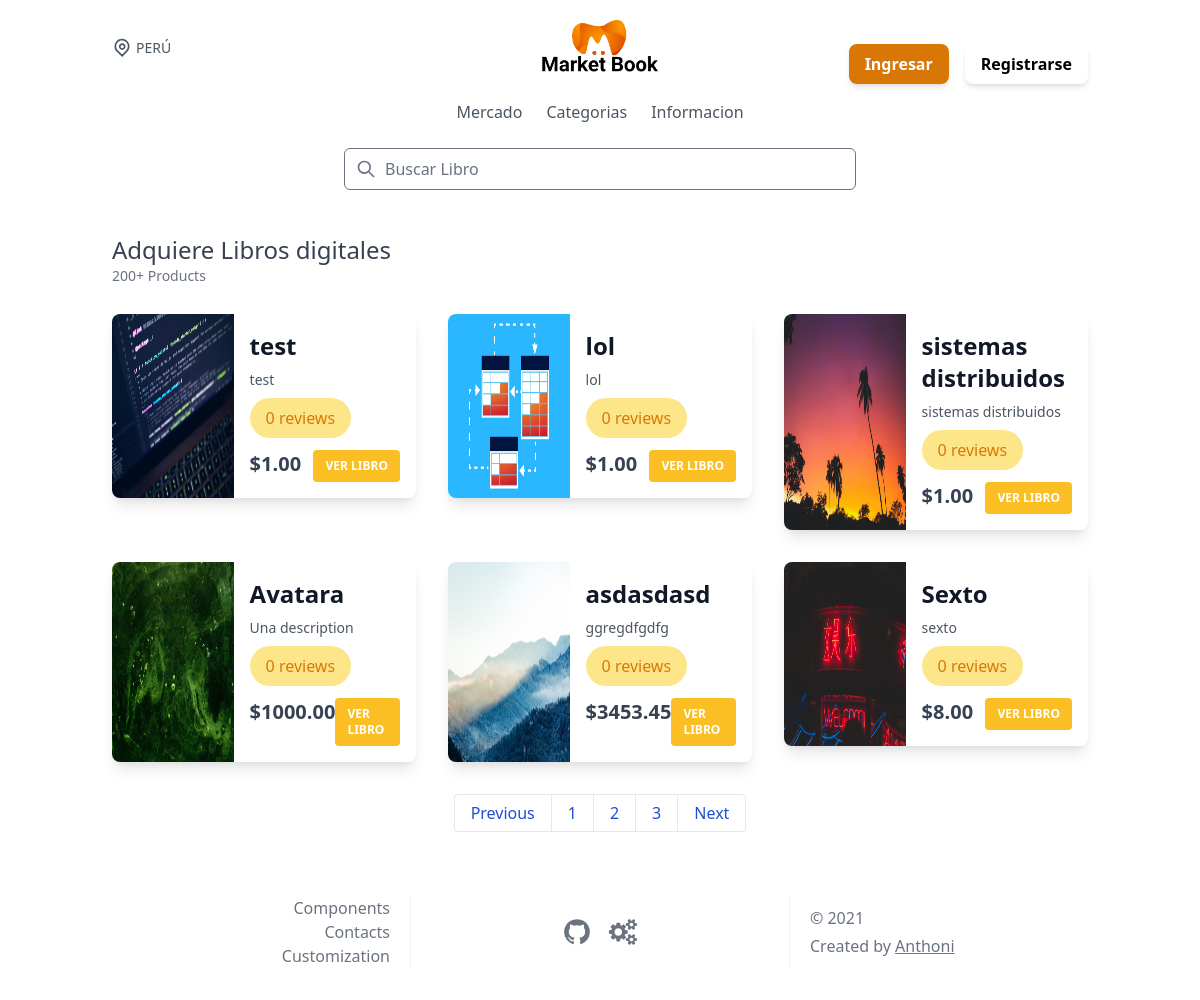
The app's page /, older data.
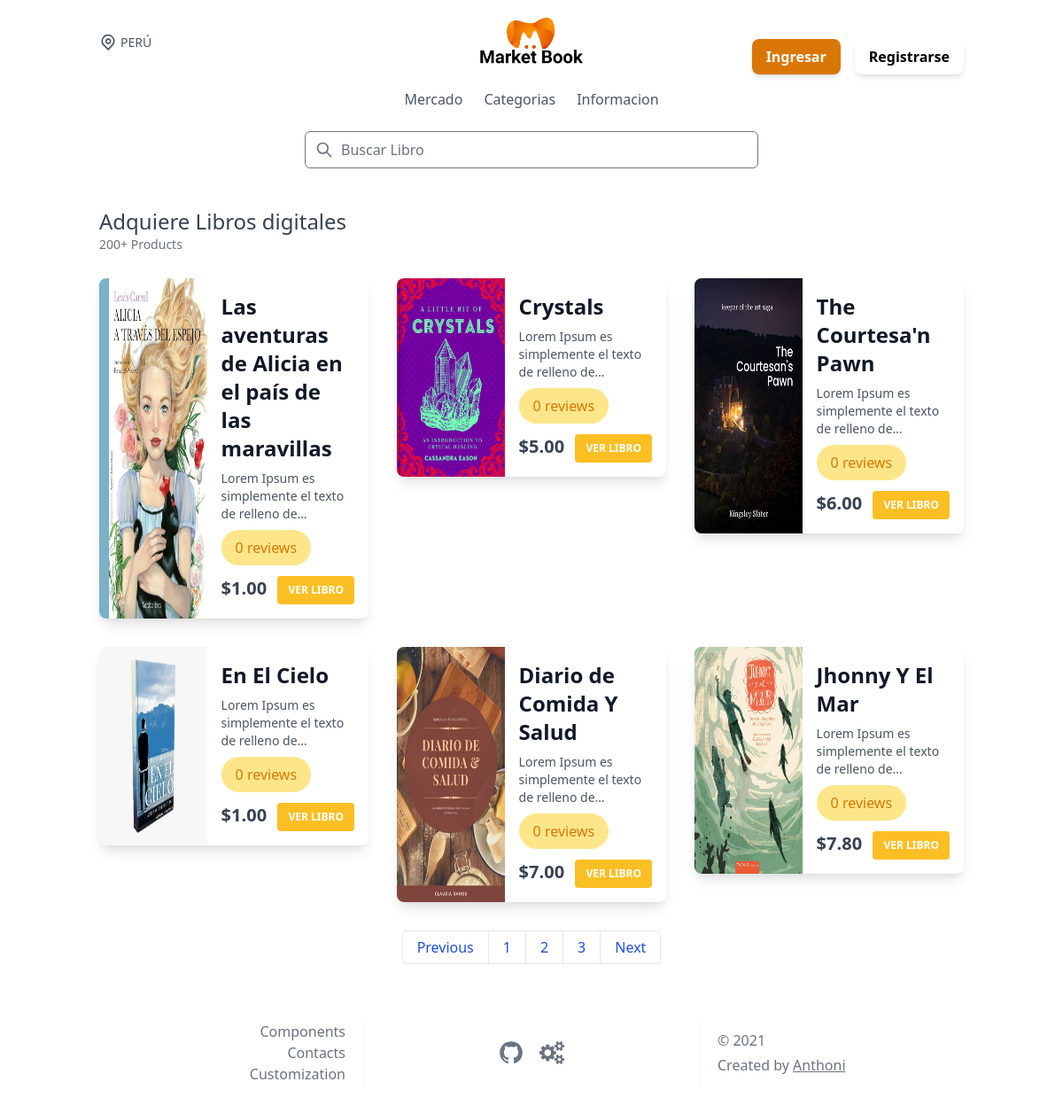
The same page, newer data.
### marketplace/models.py (models this page shows, shortened)
class Product(models.Model):
    user = models.ForeignKey(
        User, on_delete=models.CASCADE, related_name='products')
    name = models.CharField(max_length=100)
    description = models.TextField()
    thumbnail = models.ImageField(
        blank=True, null=True, upload_to=marketplace_directory_path)
    slug = models.SlugField(unique=True)
    content_url = models.URLField(blank=True, null=True)
    content_file = models.FileField(blank=True, null=True)
    active = models.BooleanField(default=False)
    price = models.PositiveIntegerField(default=100)
    category = models.ManyToManyField(Categories)
    created = models.DateTimeField(auto_now_add=True)
    def price_display(self):
        return "{0:.2f}".format(self.price/100)
    @property
    def get_prom_rate(self):
        if self.reviews_set.all().count() > 0:
            dic= self.reviews_set.aggregate(Avg('rate')).values()
            for i in dic: prom_rate=i
            return range((round(prom_rate)))
        else:
            return None

### core/views.py (the view, shortened to what this page needs)
# urls.py: path('',HomeView.as_view(),name="home"),
class HomeView(View):
    def get(self, request, *args, **kwargs):
        products = Product.objects.filter(active=True)
        form = ProductModelForm()
        digital_products_data = None
        if products:
            paginator = Paginator(products, 6)
            page_number = request.GET.get('page')
            digital_products_data = paginator.get_page(page_number)
        context = {
            'products': digital_products_data,
            'form': form
        }
        return render(request, 'pages/index.html', context)

### templates/pages/index.html (shortened to what this page needs)
{% extends 'base.html' %}
{% load static %}
{% block content %}
{% block profile %}
{% include 'components/profile.html'%}
{% endblock profile %}
    <main class="my-8">
        <div class="container mx-auto px-6">
            <h3 class="text-gray-700 text-2xl font-medium">Adquiere Libros digitales</h3>
            <span class="mt-3 text-sm text-gray-500 ">200+ Products</span>
            <div class="flex flex-wrap -m-4 mt-3">
              {% for product in products %}
              <div class="lg:w-1/3 md:w-1/2 p-4 w-full">
                <div class="flex max-w-md bg-white shadow-lg rounded-lg overflow-hidden">
                  <div class="w-2/5 bg-cover bg-landscape">
                    <a href="{% url 'product-detail' product.slug %}" class="focus-visible:outline-none">
                      <img src="{{product.thumbnail.url}}" alt="{{product.name}}" class=" w-full h-full block">
                    </a>
                  </div>
                  <div class="w-3/5 p-4">
                    <a href="{% url 'product-detail' product.slug %}"
                      class="focus-visible:outline-none text-gray-900 font-bold text-2xl">
                      {{product.name}}
                    </a>
                    <p class="mt-2 text-gray-600 text-sm">
                      {{product.description|truncatechars:50}}
                    </p>
                    <div class="flex item-center mt-2">
                      {% if product.get_prom_rate %}
                      {% for start in product.get_prom_rate %}
                      <svg xmlns="http://www.w3.org/2000/svg" width="20" height="20" viewBox="0 0 24 24"
                        style="fill: rgb(63, 62, 62);transform: ;msFilter:;">
                        <path
                          d="M21.947 9.179a1.001 1.001 0 0 0-.868-.676l-5.701-.453-2.467-5.461a.998.998 0 0 0-1.822-.001L8.622 8.05l-5.701.453a1 1 0 0 0-.619 1.713l4.213 4.107-1.49 6.452a1 1 0 0 0 1.53 1.057L12 18.202l5.445 3.63a1.001 1.001 0 0 0 1.517-1.106l-1.829-6.4 4.536-4.082c.297-.268.406-.686.278-1.065z">
                        </path>
                      </svg>
                      {% endfor %}
                      {% for start in product.get_missing_start %}
                      <svg xmlns="http://www.w3.org/2000/svg" width="20" height="20" viewBox="0 0 24 24"
                        style="fill: rgb(63, 62, 62);transform: ;msFilter:;">
                        <path
                          d="m6.516 14.323-1.49 6.452a.998.998 0 0 0 1.529 1.057L12 18.202l5.445 3.63a1.001 1.001 0 0 0 1.517-1.106l-1.829-6.4 4.536-4.082a1 1 0 0 0-.59-1.74l-5.701-.454-2.467-5.461a.998.998 0 0 0-1.822 0L8.622 8.05l-5.701.453a1 1 0 0 0-.619 1.713l4.214 4.107zm2.853-4.326a.998.998 0 0 0 .832-.586L12 5.43l1.799 3.981a.998.998 0 0 0 .832.586l3.972.315-3.271 2.944c-.284.256-.397.65-.293 1.018l1.253 4.385-3.736-2.491a.995.995 0 0 0-1.109 0l-3.904 2.603 1.05-4.546a1 1 0 0 0-.276-.94l-3.038-2.962 4.09-.326z">
                        </path>
                      </svg>
                      {% endfor %}
                      <div class="px-6 flex items-center justify-center">
                        <span class="text-lg">{{product.get_reviws_count}}</span>
                        <svg xmlns="http://www.w3.org/2000/svg" width="24" height="24" viewBox="0 0 24 24"
                          style="fill: rgb(63, 62, 62);transform: ;msFilter:;">
                          <path
                            d="M16 14h.5c.827 0 1.5-.673 1.5-1.5v-9c0-.827-.673-1.5-1.5-1.5h-13C2.673 2 2 2.673 2 3.5V18l5.333-4H16zm-9.333-2L4 14V4h12v8H6.667z">
                          </path>
                          <path
                            d="M20.5 8H20v6.001c0 1.1-.893 1.993-1.99 1.999H8v.5c0 .827.673 1.5 1.5 1.5h7.167L22 22V9.5c0-.827-.673-1.5-1.5-1.5z">
                          </path>
                        </svg>
                      </div>
                      {% else %}
                      <span class="px-4 py-2  text-base rounded-full text-yellow-600  bg-yellow-200 ">
                        0 reviews
                      </span>
                      {% endif %}
                    </div>
                    <div class="flex item-center justify-between mt-3">
                      <h1 class="text-gray-700 font-bold text-xl">
                        ${{product.price_display}}
                      </h1>
                      <a href="{% url 'product-detail' product.slug %}"
                        class="focus-visible:outline-none px-3 py-2 bg-yellow-400 text-white  text-xs font-bold uppercase rounded">
                        Ver Libro
                      </a>
                    </div>
                  </div>
                </div>
              </div>
              {% endfor %}
            </div>
            <div class="flex justify-center">
                <div class="flex rounded-md mt-8">
                    <a href="#" class="py-2 px-4 leading-tight bg-white border border-gray-200 text-blue-700 border-r-0 ml-0 rounded-l hover:bg-blue-500 hover:text-white"><span>Previous</a></a>
                    <a href="#" class="py-2 px-4 leading-tight bg-white border border-gray-200 text-blue-700 border-r-0 hover:bg-blue-500 hover:text-white"><span>1</span></a>
                    <a href="#" class="py-2 px-4 leading-tight bg-white border border-gray-200 text-blue-700 border-r-0 hover:bg-blue-500 hover:text-white"><span>2</span></a>
                    <a href="#" class="py-2 px-4 leading-tight bg-white border border-gray-200 text-blue-700 border-r-0 hover:bg-blue-500 hover:text-white"><span>3</span></a>
                    <a href="#" class="py-2 px-4 leading-tight bg-white border border-gray-200 text-blue-700 rounded-r hover:bg-blue-500 hover:text-white"><span>Next</span></a>
                </div>
            </div>
        </div>
    </main>
</div>
{% endblock content %}
{% block footer %}
{% include 'components/footer.html' %}
{% endblock footer %}

### templates/base.html (shortened to what this page needs)
{% load static %}
{% load tailwind_tags %}
<html lang="en">
<head>
   {% tailwind_css %}
    <link href='https://unpkg.com/boxicons@2.0.7/css/boxicons.min.css' rel='stylesheet'>
</head>
<body>
<div x-data="{ cartOpen: false , isOpen: false }" class="bg-white">
    {% block content %}{% endblock content %}
</div>
    {% block footer %}{% endblock footer %}
</body>
</html>

### templates/components/profile.html (shortened to what this page needs)
{% load static %}
<div x-data="{ cartOpen: false , isOpen: false }" class="bg-white">
    {% block navbar %}
    {% include 'components/navbar.html' %}
    {% endblock navbar %}

### templates/components/navbar.html (shortened to what this page needs)
{% load static %}
{% url 'home' as home %}
<header>
  <div class="container mx-auto px-6 py-3">
    <div class="flex  items-center justify-between">
      <div class="hidden w-full text-gray-600 md:flex md:items-center">
        <span class="mx-1 text-sm">PERÚ</span>
      </div>
      <div class="w-full flex justify-center">
        <a href="{% url 'home' %} " class="flex justify-center">
          <img class="md:h-14 w-auto h-10 l" src="{% static 'images/logo.png' %}" alt="">
        </a>
      </div>
      <div class="flex items-center justify-end w-full">
        {% if user.is_authenticated %}
        <button @click="cartOpen = !cartOpen" class="text-gray-600 focus:outline-none mx-4 sm:mx-0">
          <div class="w-9 h-9 rounded-full overflow-hidden ">
            <img src="{{user.photo.url}}" alt="" class="w-full h-full object-cover ">
          </div>
        </button>
        {% else %}
        <div class="lg:flex items-center justify-end gap-4 hidden   mt-8 w-full">
          <a href="{% url 'account_login' %}"
            class="py-2 px-4 flex  bg-yellow-600 hover:bg-yellow-700 focus:ring-yellow-500 focus:ring-offset-yellow-200 text-white transition ease-in duration-200 text-center text-base font-semibold shadow-md focus:outline-none focus:ring-2 focus:ring-offset-2  rounded-lg ">
            Ingresar
          </a>
          <a href="{% url 'account_signup' %}"
            class="py-2 px-4  bg-white hover:bg-gray-100 focus:ring-yellow-500 focus:ring-offset-yellow-200  transition ease-in duration-200 text-center text-base font-semibold shadow-md focus:outline-none focus:ring-2 focus:ring-offset-2  rounded-lg ">
            Registrarse
          </a>
        </div>
        {% endif %}
      </div>
    </div>
    <nav :class="isOpen ? '' : 'hidden'" class="sm:flex sm:justify-center sm:items-center mt-4">
      <div class="flex flex-col sm:flex-row">
        <a class="mt-3 text-gray-600 hover:underline sm:mx-3 sm:mt-0" href=" {% url 'home' %}">Mercado</a>
        <a class="mt-3 text-gray-600 hover:underline sm:mx-3 sm:mt-0"
          href="{% url 'marketplace:category' %} ">Categorias</a>
        <a class="mt-3 text-gray-600 hover:underline sm:mx-3 sm:mt-0" href="#">Informacion</a>
      </div>
    </nav>
    <div class="relative mt-6 max-w-lg mx-auto">
      <span class="absolute inset-y-0 left-0 pl-3 flex items-center">
        <svg class="h-5 w-5 text-gray-500" viewBox="0 0 24 24" fill="none">
          <path
            d="M21 21L15 15M17 10C17 13.866 13.866 17 10 17C6.13401 17 3 13.866 3 10C3 6.13401 6.13401 3 10 3C13.866 3 17 6.13401 17 10Z"
            stroke="currentColor" stroke-width="2" stroke-linecap="round" stroke-linejoin="round" />
        </svg>
      </span>
      <input
        class="w-full border rounded-md pl-10 pr-4 py-2 focus:border-blue-500 focus:outline-none focus:shadow-outline"
        type="text" placeholder="Buscar Libro">
    </div>
  </div>
</header>

### templates/components/footer.html (shortened to what this page needs)
{% load static %}
<footer class="px-3 py-8 bg-white dark:bg-gray-800 text-2 text-gray-500 dark:text-gray-200 transition-colors duration-200">
    <div class="flex flex-col">
        <div class="mt-4 md:mt-0 flex flex-col md:flex-row">
            <nav class="flex-1 flex flex-col items-center justify-center md:items-end md:border-r border-gray-100 md:pr-5">
                <a aria-current="page" href="#" class="hover:text-gray-700 dark:hover:text-white">
                    Components
                </a>
                <a aria-current="page" href="#" class="hover:text-gray-700 dark:hover:text-white">
                    Contacts
                </a>
                <a aria-current="page" href="#" class="hover:text-gray-700 dark:hover:text-white">
                    Customization
                </a>
            </nav>
            <div class="mt-4 md:mt-0 flex-1 flex items-center justify-center md:border-r border-gray-100">
                <a class="hover:text-primary-gray-20" href="https://github.com/Charlie85270/tail-kit">
                </a>
                <a class="ml-4 hover:text-primary-gray-20" href="#">
                </a>
            </div>
            <div class="mt-7 md:mt-0 flex-1 flex flex-col items-center justify-center md:items-start md:pl-5">
                <span class="">
                    © 2021
                </span>
                <span class="mt-7 md:mt-1">
                    Created by
                    <a class="underline hover:text-primary-gray-20" href="https://www.linkedin.com/in/crabiller/">
                        Anthoni
                    </a>
                </span>
            </div>
        </div>
    </div>
</footer>

Row changes from the older to the newer data that the page shows:
removed Product: thumbnail (picture), name "test", description "test", shows "0 reviews", price_display "1.00"
removed Product: thumbnail (picture), name "lol", description "lol", shows "0 reviews", price_display "1.00"
removed Product: thumbnail (picture), name "sistemas distribuidos", description "sistemas distribuidos", shows "0 reviews", price_display "1.00"
removed Product: thumbnail (picture), name "Avatara", description "Una description", shows "0 reviews", price_display "1000.00"
removed Product: thumbnail (picture), name "asdasdasd", description "ggregdfgdfg", shows "0 reviews", price_display "3453.45"
removed Product: thumbnail (picture), name "Sexto", description "sexto", shows "0 reviews", price_display "8.00"
added Product: thumbnail (picture), name "Las aventuras de Alicia en el país de las maravillas", description "Lorem Ipsum es simplemente el texto de relleno de…", shows "0 reviews", price_display "1.00"
added Product: thumbnail (picture), name "Crystals", description "Lorem Ipsum es simplemente el texto de relleno de…", shows "0 reviews", price_display "5.00"
added Product: thumbnail (picture), name "The Courtesa'n Pawn", description "Lorem Ipsum es simplemente el texto de relleno de…", shows "0 reviews", price_display "6.00"
added Product: thumbnail (picture), name "En El Cielo", description "Lorem Ipsum es simplemente el texto de relleno de…", shows "0 reviews", price_display "1.00"
added Product: thumbnail (picture), name "Diario de Comida Y Salud", description "Lorem Ipsum es simplemente el texto de relleno de…", shows "0 reviews", price_display "7.00"
added Product: thumbnail (picture), name "Jhonny Y El Mar", description "Lorem Ipsum es simplemente el texto de relleno de…", shows "0 reviews", price_display "7.80"
